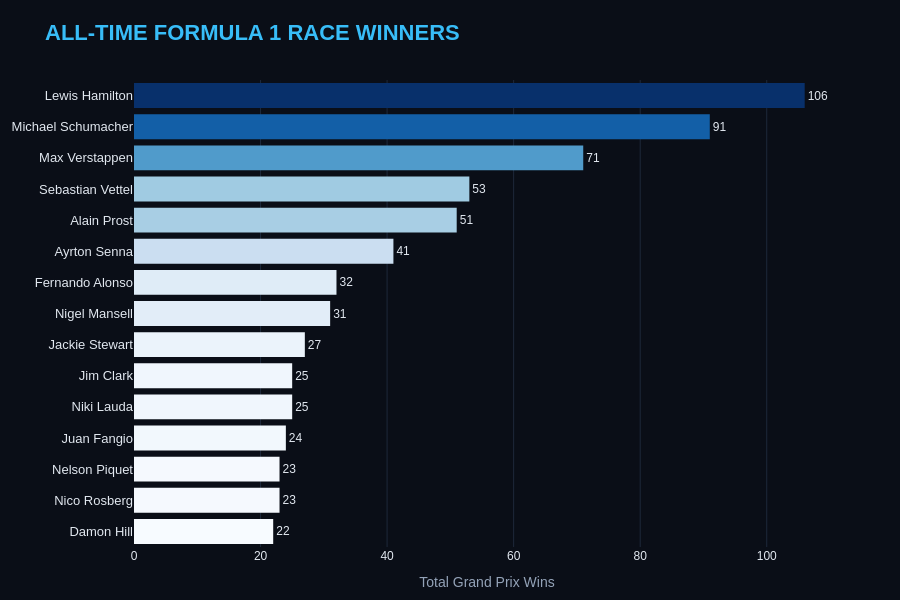

This figure's notebook cell:
### Code cell
plot_df = race_wins_final.head(15).sort_values("total_wins", ascending=True)

# 2. Create Plotly Express Horizontal Bar Chart
fig = px.bar(
    plot_df,
    x="total_wins",
    y="driver_full_name",
    orientation="h",
    text="total_wins",
    title="<b>ALL-TIME FORMULA 1 RACE WINNERS</b>",
    labels={
        "total_wins": "Total Grand Prix Wins",
        "driver_full_name": "Driver Name",
    },
    color="total_wins",
    color_continuous_scale="Blues",  # Electric Blue gradient
)

# 3. Clean Styling (No Bar Outlines + Blue Glow Vibe)
fig.update_traces(
    textposition="outside",
    cliponaxis=False,
    hovertemplate="<b>%{y}</b><br>Grand Prix Wins: <b>%{x}</b><extra></extra>",
    marker=dict(line=dict(width=0)),  # Completely removes bar outlines/strips
)

fig.update_layout(
    template="plotly_dark",
    paper_bgcolor="#0A0E17",  # Deep slate/navy background
    plot_bgcolor="#0A0E17",
    font=dict(family="Arial, sans-serif", color="#E2E8F0"),
    title_font=dict(size=22, color="#38BDF8"),  # Vibrant blue header
    xaxis=dict(
        showgrid=True,
        gridcolor="#1E293B",  # Subtle grid lines
        zeroline=False,
        title_font=dict(size=14, color="#94A3B8"),
    ),
    yaxis=dict(showgrid=False, title=None, tickfont=dict(size=13)),
    coloraxis_showscale=False,  # Hide colorbar for clean minimalist look
    height=600,
    margin=dict(l=50, r=60, t=80, b=50),
)

# Render Plot
fig.show()

### Figure 1 — Plotly figure (JSON) as saved in the notebook; plotly's stock layout.template omitted (floating-point values rounded to 4 significant figures)
{"data": [{"cliponaxis": false, "hovertemplate": "<b>%{y}</b><br>Grand Prix Wins: <b>%{x}</b><extra></extra>", "legendgroup": "", "marker": {"color": [22, 23, 23, 24, 25, 25, 27, 31, 32, 41, 51, 53, 71, 91, 106], "coloraxis": "coloraxis", "line": {"width": 0}, "pattern": {"shape": ""}}, "name": "", "orientation": "h", "showlegend": false, "text": [22.0, 23.0, 23.0, 24.0, 25.0, 25.0, 27.0, 31.0, 32.0, 41.0, 51.0, 53.0, 71.0, 91.0, 106.0], "textposition": "outside", "type": "bar", "x": [22, 23, 23, 24, 25, 25, 27, 31, 32, 41, 51, 53, 71, 91, 106], "xaxis": "x", "y": ["Damon Hill", "Nico Rosberg", "Nelson Piquet", "Juan Fangio", "Niki Lauda", "Jim Clark", "Jackie Stewart", "Nigel Mansell", "Fernando Alonso", "Ayrton Senna", "Alain Prost", "Sebastian Vettel", "Max Verstappen", "Michael Schumacher", "Lewis Hamilton"], "yaxis": "y"}], "layout": {"barmode": "relative", "coloraxis": {"autocolorscale": false, "colorbar": {"title": {"text": "Total Grand Prix Wins"}}, "colorscale": [[0, "rgb(247,251,255)"], [0.125, "rgb(222,235,247)"], [0.25, "rgb(198,219,239)"], [0.375, "rgb(158,202,225)"], [0.5, "rgb(107,174,214)"], [0.625, "rgb(66,146,198)"], [0.75, "rgb(33,113,181)"], [0.875, "rgb(8,81,156)"], [1, "rgb(8,48,107)"]], "showscale": false}, "font": {"color": "#E2E8F0", "family": "Arial, sans-serif"}, "height": 600, "legend": {"tracegroupgap": 0}, "margin": {"b": 50, "l": 50, "r": 60, "t": 80}, "paper_bgcolor": "#0A0E17", "plot_bgcolor": "#0A0E17", "title": {"font": {"color": "#38BDF8", "size": 22}, "text": "<b>ALL-TIME FORMULA 1 RACE WINNERS</b>"}, "xaxis": {"anchor": "y", "domain": [0, 1], "gridcolor": "#1E293B", "showgrid": true, "title": {"font": {"color": "#94A3B8", "size": 14}, "text": "Total Grand Prix Wins"}, "zeroline": false}, "yaxis": {"anchor": "x", "domain": [0, 1], "showgrid": false, "tickfont": {"size": 13}, "title": {}}}}
